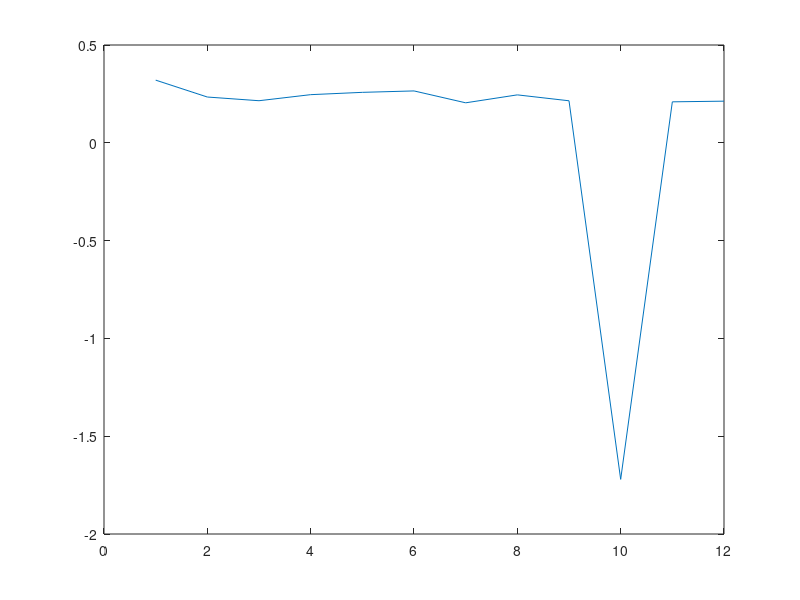
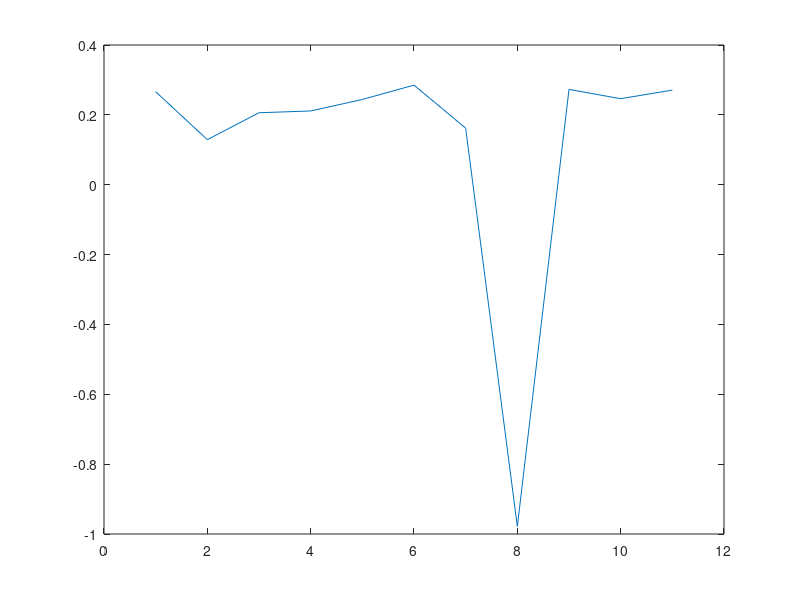
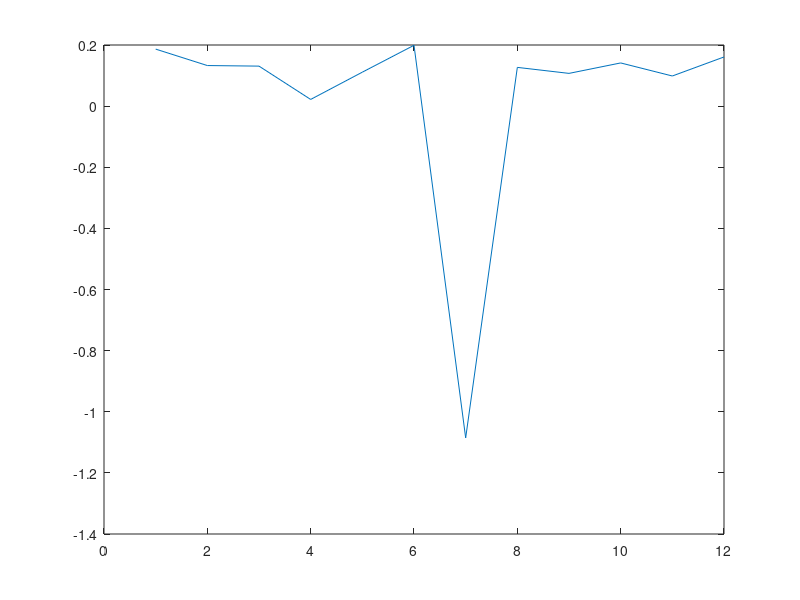
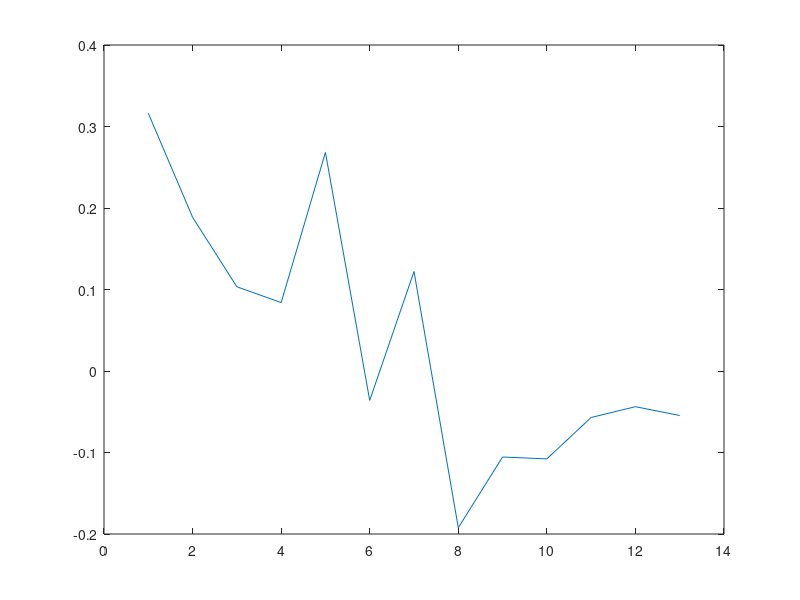

These charts were generated, in order, by the following MATLAB code:
format long g;

%% Leer CSV
i = 0;
sujeto = [];
tiempo = [];
practica = [];
delay = [];
img = [];
snd = [];
target = [];
total_trials = [];
target_time = cell(1,1);
time_firstPress = cell(1,1);
time_lastPress = cell(1,1);
f = fopen('data/bloques.csv');

while 1    
    suj = fscanf(f, '%i,', [1 1]);
    if isempty(suj)
       break 
    end
    i = i + 1;
    
    sujeto(i) = suj;
    tiempo(i) = fscanf(f, '%f,', [1 1]);
    practica(i) = fscanf(f, '%i,', [1 1]);
    delay(i) = fscanf(f, '%f,', [1 1]);
    img(i) = fscanf(f, '%i,', [1 1]);
    snd(i) = fscanf(f, '%i,', [1 1]);
    target(i) = fscanf(f, '%i,', [1 1]);
    total_trials(i) = fscanf(f, '%i,', [1 1]);
    target_time{i} = fscanf(f, '%f:', [1 total_trials(i)]);
    fscanf(f, ',');
    time_firstPress{i} = fscanf(f, '%f:', [1 total_trials(i)]);
    fscanf(f, ',');
    time_lastPress{i} = fscanf(f, '%f:', [1 total_trials(i)]);
    fscanf(f, ',');
    fscanf(f, '\n');
end
fclose(f);


%% Meter cada trial en el struct Trials
num_bloques = i;
j = 1;
s = 0;
Trials = struct();
for b = 1 : num_bloques
   if s ~= sujeto(b)
       bloque_del_sujeto = 1;
       s = sujeto(b);
   else
       bloque_del_sujeto = bloque_del_sujeto + 1;
   end
   deltas = time_firstPress{b} - target_time{b};
   deltas(find(deltas < -100000)) = [];
   delta_bloque(b) = mean(deltas);
   
   for k = 1 : total_trials(b)

       Trials(j).Sujeto = sujeto(b);
       Trials(j).Tiempo = tiempo(b);
       Trials(j).EsDePractica = practica(b);
       Trials(j).Delay = delay(b);
       Trials(j).HayImagen = img(b);
       Trials(j).HaySonido = snd(b);
       Trials(j).SeguirImagen = target(b);
       Trials(j).NumBloque = bloque_del_sujeto;
       Trials(j).NumBloqueOriginal = b;
       Trials(j).NumTrial = k;
       
       Trials(j).TiempoObjetivo = target_time{b}(k);
       Trials(j).PrimerTap = time_firstPress{b}(k);
       Trials(j).UltimoTap = time_lastPress{b}(k);

       j = j + 1;    
   end
end

clear sujeto tiempo practica delay img snd target bloque_del_sujeto total_trials target_time time_firstPress time_lastPress f b i j k s num_bloques suj

%% Plot de todos los deltas
for s = 1001 : 1010
    j = 1;
    deltas = [];
    ultimo_nbo = 0;
	for i = 1 : size(Trials, 2)
	    if Trials(i).Sujeto ~= s % mirar solo un sujeto
	        continue
	    end
	    
	    if Trials(i).PrimerTap == -1 % no apreto nada
	        continue
	    end
	   
	    delta = Trials(i).PrimerTap - Trials(i).TiempoObjetivo;
	    
	    if delta < -0.5  % sacar picos en -2
	        continue
	    end
	    nbo = Trials(i).NumBloqueOriginal;
        if nbo == ultimo_nbo
            continue
        end
        ultimo_nbo = nbo;
	    deltas(j) = delta_bloque(nbo);
        if delta_bloque(nbo) < - 0.2
            disp('pifie feo aca')
            disp(Trials(i).Delay)
            disp(Trials(i).SeguirImagen)
            disp(Trials(i).HayImagen)
            disp(Trials(i).HaySonido)
        end
        j = j + 1;
	end
    if ~isempty(deltas)
        figure;
        plot(deltas);
    end
end
